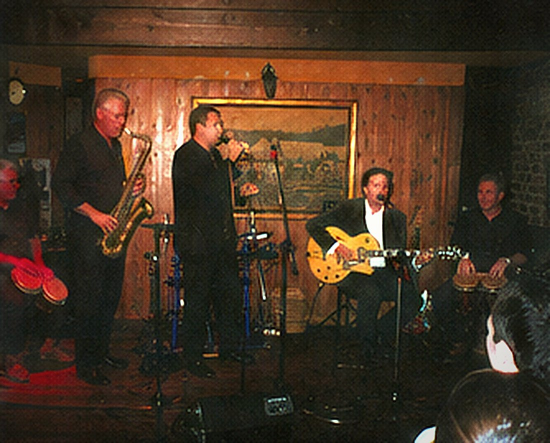
#> input picture assets/img/band-quintet.jpg, 1100 x 886 px, given in place of photo scan 1.jpeg, which was not available (shown at 1/2 size)
$ python process_photos.py
#> lines starting #> are read from the running program, lines starting #| are printed output that depends on the picture; pictures that were not available may be replaced by others from this repository, and a replacement may not be noted
### tools/archival.py
"""Shared archival image treatment."""
#!/usr/bin/env python3
"""Turn the two St Andrews Pub scans into a set of archival plates for the site."""
import os, math
from PIL import Image, ImageEnhance, ImageOps, ImageFilter, ImageChops

SRC = "/mnt/user-data/uploads/Frankie Velvet"
OUT = "/home/claude/frankievelvet/assets/img"
os.makedirs(OUT, exist_ok=True)

def trim_scanner_border(im, tol=26):
    """Drop the near-white scanner margin and any near-black lid band."""
#> called with tol = 26
    g = im.convert("L")
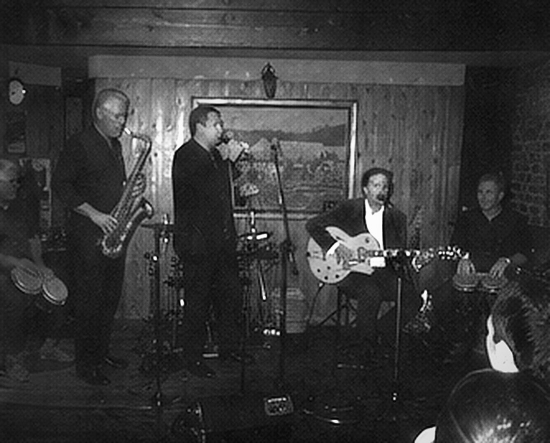
#> g: PIL image 1100x886 L (shown at 1/2 size); min 0, max 255, mean 56
    w, h = g.size
#> w = 1100; h = 886
    px = g.load()
    step = max(1, w // 400)
#> step = 2

    def row_is_margin(y):
        vals = [px[x, y] for x in range(0, w, step)]
#> vals = 550 items
        light = sum(1 for v in vals if v > 232) / len(vals)
#> light = 0
        dark = sum(1 for v in vals if v < 14) / len(vals)
#> dark = 0.0182
        return light > 0.82 or dark > 0.92

    def col_is_margin(x):
        vals = [px[x, y] for y in range(0, h, step)]
        light = sum(1 for v in vals if v > 232) / len(vals)
        dark = sum(1 for v in vals if v < 14) / len(vals)
        return light > 0.82 or dark > 0.92

    top = 0
    while top < h // 4 and row_is_margin(top):
        top += 1
#> after the loop, top = 0
    bot = h - 1
#> bot = 885
    while bot > 3 * h // 4 and row_is_margin(bot):
        bot -= 1
#> this loop made 0 passes
#> after the loop, bot = 885
    left = 0
#> left = 0
    while left < w // 4 and col_is_margin(left):
#> in col_is_margin, `vals = [px[x, y] for y in range(0, h, step)]`: vals = 443 items
#> in col_is_margin, `light = sum(1 for v in vals if v > 232) / len(vals)`: light = 0
#> in col_is_margin, `dark = sum(1 for v in vals if v < 14) / len(vals)`: dark = 0.00226
        left += 1
#> after the loop, left = 0
    right = w - 1
#> right = 1099
    while right > 3 * w // 4 and col_is_margin(right):
        right -= 1
#> after the loop, right = 1099
    pad = int(w * 0.004)
#> pad = 4
    return im.crop((left + pad, top + pad, right - pad, bot - pad))
#|   trimmed to (1091, 877)


def grade(im, lift=0.075, warmth=1.02, sat=0.88, gamma=0.76, vig=0.32, grain=7):
    """Faded-archive grade: open the shadows, warm it, pull the saturation, vignette, grain."""
#> called with lift = 0.075, warmth = 1.02, sat = 0.88, gamma = 0.76, vig = 0.32, grain = 7
    im = im.convert("RGB")

    # gamma lift so the very dark pub interior reads
    lut = [min(255, int(255 * ((i / 255) ** gamma))) for i in range(256)]
    im = im.point(lut * 3)

    # gentle per-channel autocontrast keeps the reds from clipping
    im = ImageOps.autocontrast(im, cutoff=(0.4, 0.6))

    # shadow lift, weighted so the blacks go warm brown rather than green
    L = lift * 255
    r, g, b = im.split()
#> g: PIL image 1091x877 L
    r = r.point(lambda i: min(255, int(i * (1.03 * warmth) + L * 1.00)))
    g = g.point(lambda i: min(255, int(i * 0.985 + L * 0.78)))
    b = b.point(lambda i: min(255, int(i * (0.930 / warmth) + L * 0.58)))
    im = Image.merge("RGB", (r, g, b))

    im = ImageEnhance.Color(im).enhance(sat)
    im = ImageEnhance.Contrast(im).enhance(1.06)

    # vignette
    w, h = im.size
#> w = 1091; h = 877
    mask = Image.new("L", (w, h), 0)
#> mask: PIL image 1091x877 L; every value is 0
    mpx = mask.load()
    cx, cy = w / 2, h / 2
#> cx = 545.5; cy = 438.5
    mx = math.hypot(cx, cy)
#> mx = 699.9
    for y in range(0, h, 2):
        for x in range(0, w, 2):
            d = math.hypot(x - cx, y - cy) / mx
            v = int(255 * max(0.0, 1 - vig * (d ** 2.4)))
            mpx[x, y] = v
            if x + 1 < w: mpx[x + 1, y] = v
            if y + 1 < h:
                mpx[x, y + 1] = v
                if x + 1 < w: mpx[x + 1, y + 1] = v
    mask = mask.filter(ImageFilter.GaussianBlur(w / 60))
    black = Image.new("RGB", (w, h), (26, 18, 14))
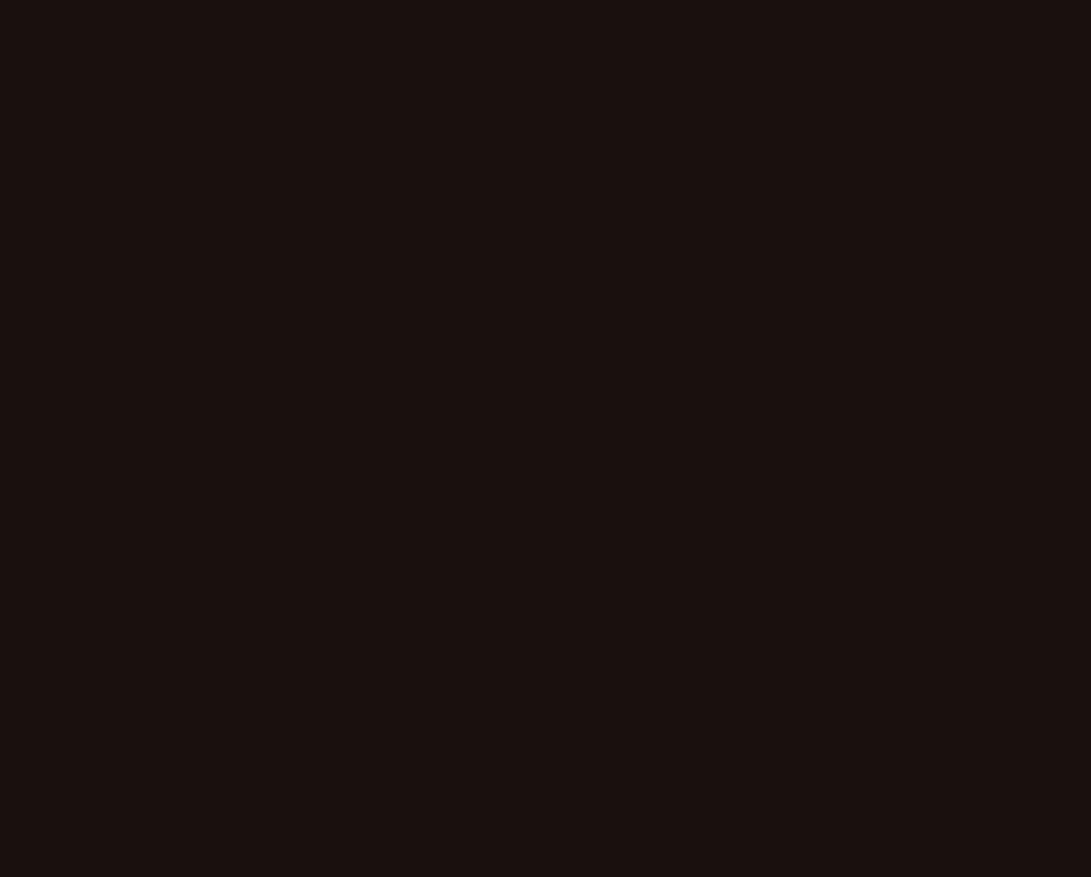
#> black: PIL image 1091x877 RGB; mean R, G, B 26, 18, 14
    im = Image.composite(im, black, mask)

    # film grain
    if grain:
        import random
        n = Image.effect_noise((w, h), grain).convert("L")
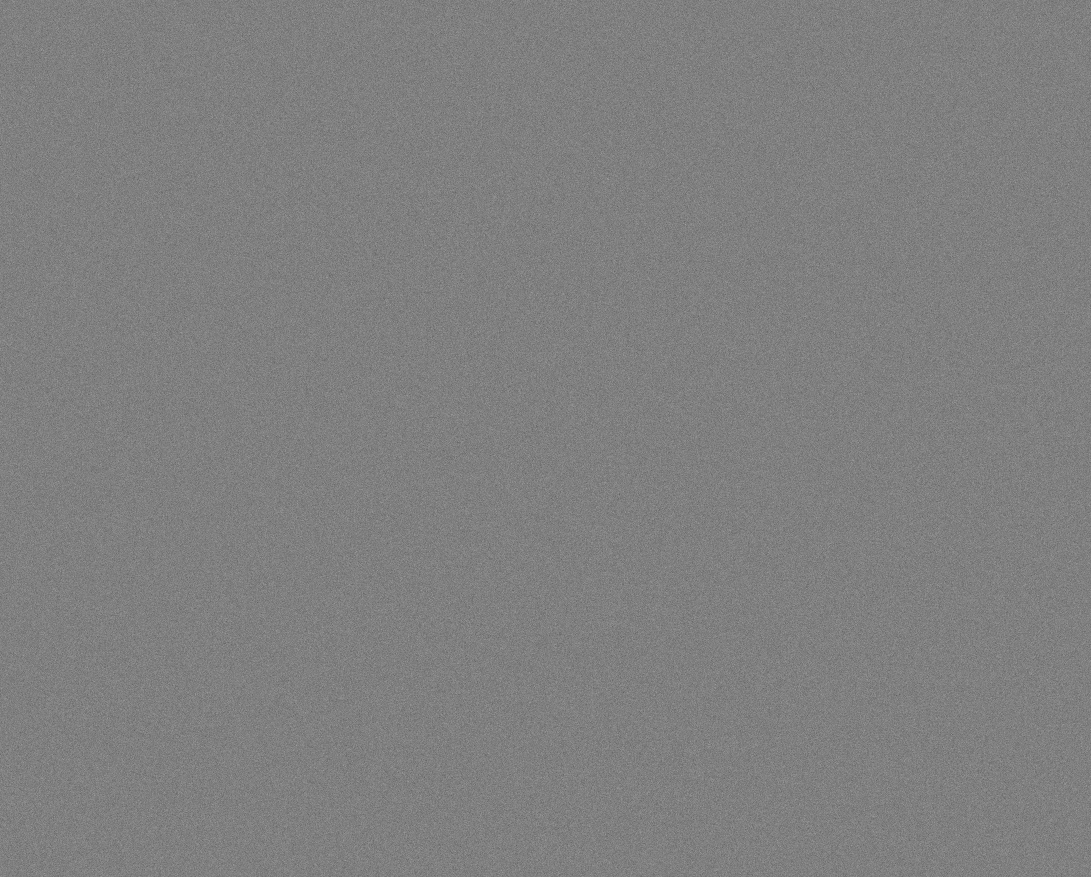
#> n: PIL image 1091x877 L; min 95, max 160, mean 127.5
        n = n.point(lambda i: 128 + (i - 128) * 0.55)
        im = ImageChops.overlay(im, Image.merge("RGB", (n, n, n)))
        im = Image.blend(im, im.filter(ImageFilter.GaussianBlur(0.4)), 0.25)

    return im


def save(im, name, width, quality=84):
#> called with name = 'band-full-1994.jpg', width = 1800, quality = 84
    im = im.copy()
    if im.width > width:
        im = im.resize((width, round(im.height * width / im.width)), Image.LANCZOS)
    im = im.filter(ImageFilter.UnsharpMask(radius=1.6, percent=58, threshold=3))
    path = os.path.join(OUT, name)
    im.save(path, "JPEG", quality=quality, optimize=True, progressive=True)
    print(f"  {name:38s} {im.width}x{im.height}  {os.path.getsize(path)//1024}kb")
#|   band-full-1994.jpg                     1091x877  199kb


def frac(im, l, t, r, b):
#> called with l = 0.02, t = 0.1, r = 0.86, b = 0.99
    w, h = im.size
#> w = 1091; h = 877
    return im.crop((int(w * l), int(h * t), int(w * r), int(h * b)))
#> returned value: PIL image 917x781 RGB

### tools/process_photos.py
#!/usr/bin/env python3
"""Turn the two St Andrews Pub scans into archival plates."""
import os
from PIL import Image, ImageOps
from archival import SRC, OUT, trim_scanner_border, grade, save, frac

print("photo scan 1 (the quartet)")
a = trim_scanner_border(Image.open(os.path.join(SRC, "photo scan 1.jpeg")))
print("  trimmed to", a.size)
ga = grade(a)
save(ga, "band-full-1994.jpg", 1800)
save(frac(ga, 0.02, 0.10, 0.86, 0.99), "band-hero.jpg", 2000, 86)
#|   band-hero.jpg                          917x781  169kb
save(frac(ga, 0.30, 0.16, 0.56, 0.98), "frankie-portrait.jpg", 900)
#|   frankie-portrait.jpg                   283x719  48kb
save(frac(ga, 0.53, 0.22, 0.83, 0.90), "guitar-detail.jpg", 1100)
#|   guitar-detail.jpg                      327x597  46kb
save(frac(ga, 0.05, 0.24, 0.30, 0.95), "percussion-detail.jpg", 900)
#|   percussion-detail.jpg                  273x623  36kb
save(frac(ga, 0.26, 0.18, 0.62, 0.62), "frankie-mic-crop.jpg", 900)
#> in frac (call 5), `return im.crop((int(w * l), int(h * t), int(w * r), int(h * b)))`:
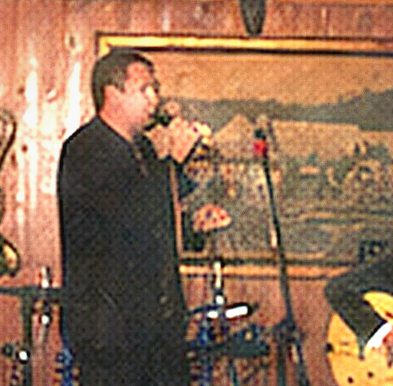
#> returned value: PIL image 393x386 RGB; mean R, G, B 146.6, 110.7, 85
#|   frankie-mic-crop.jpg                   393x386  41kb

print("St Andrews Pub (with the Velvettes)")
b = trim_scanner_border(Image.open(os.path.join(SRC, "St Andrews Pub.jpeg")))
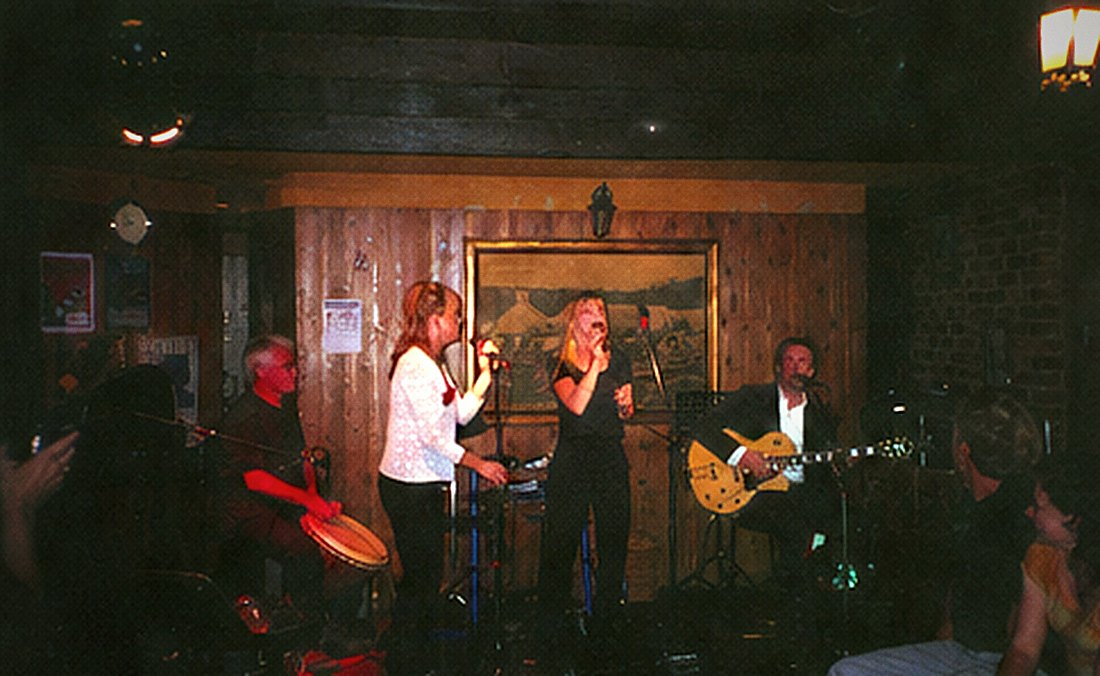
#> input picture assets/img/band-wide-1997.jpg, 1100 x 676 px, given in place of St Andrews Pub.jpeg, which was not available
#> call 2 of trim_scanner_border, with tol = 26
#> in trim_scanner_border (call 2), `g = im.convert("L")`:
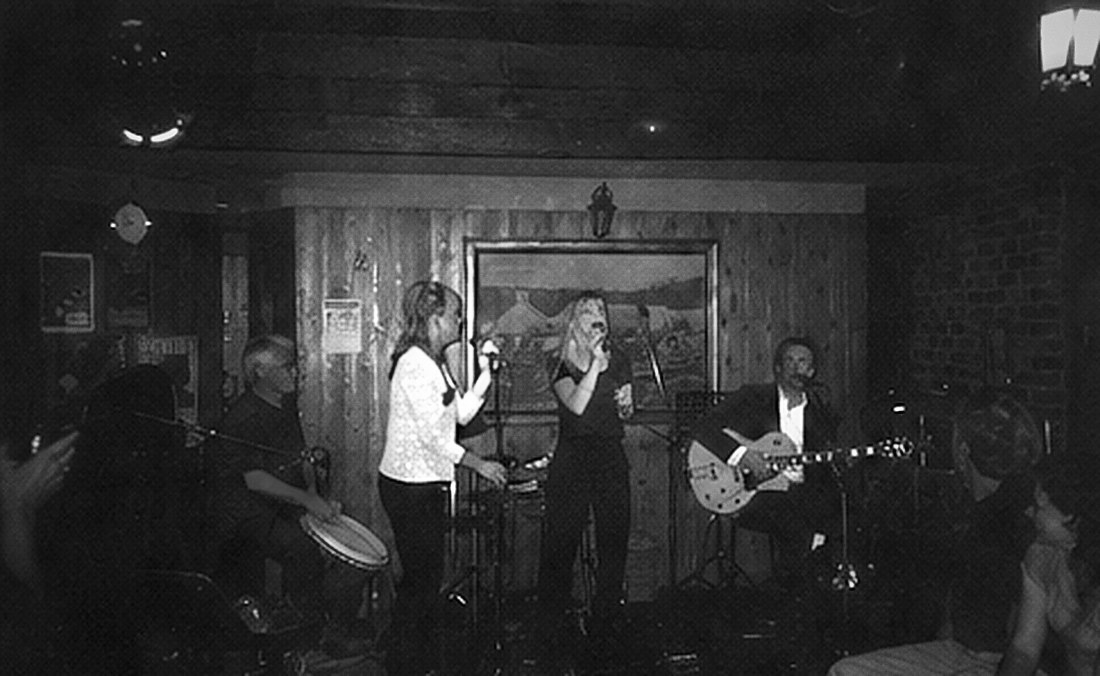
#> g: PIL image 1100x676 L; min 0, max 255, mean 47.5
#> in trim_scanner_border (call 2), `bot = h - 1`: bot = 675
#> after the loop in trim_scanner_border (call 2), `while left < w // 4 and col_is_margin(left):`: left = 0
#> after the loop in trim_scanner_border (call 2), `while right > 3 * w // 4 and col_is_margin(right):`: right = 1099
print("  trimmed to", b.size)
#|   trimmed to (1091, 667)
gb = grade(b, vig=0.36, gamma=0.66, lift=0.085)
#> call 2 of grade, with lift = 0.085, warmth = 1.02, sat = 0.88, gamma = 0.66, vig = 0.36, grain = 7
#> in grade (call 2), `im = Image.merge("RGB", (r, g, b))`:
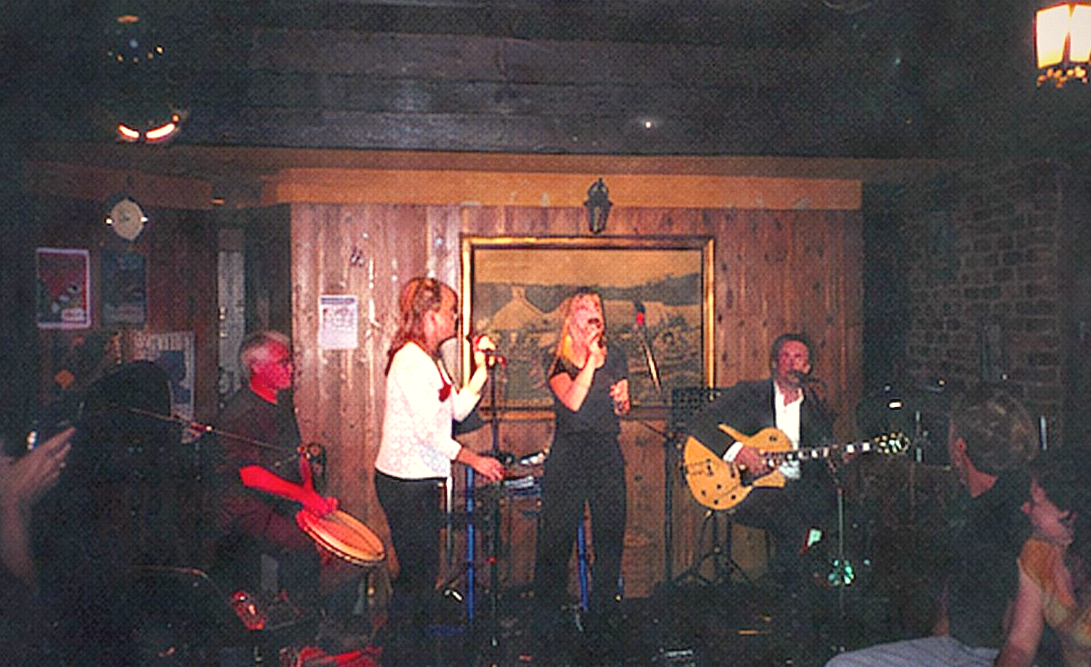
#> im: PIL image 1091x667 RGB; mean R, G, B 86.4, 70, 69.2
#> in grade (call 2), `mask = Image.new("L", (w, h), 0)`: mask: PIL image 1091x667 L; every value is 0
save(gb, "st-andrews-full.jpg", 1800)
#|   st-andrews-full.jpg                    1091x667  161kb
save(frac(gb, 0.42, 0.16, 0.72, 0.86), "velvettes.jpg", 1000)
#|   velvettes.jpg                          327x467  43kb
#|   guitar-stage-right.jpg                 316x413  29kb
#|   room-detail.jpg                        283x454  37kb
#|   st-andrews-wide.jpg                    873x567  117kb
save(frac(gb, 0.66, 0.18, 0.95, 0.80), "guitar-stage-right.jpg", 1000)
save(frac(gb, 0.30, 0.22, 0.56, 0.90), "room-detail.jpg", 900)
save(frac(gb, 0.20, 0.10, 1.00, 0.95), "st-andrews-wide.jpg", 1800)

# a duotone plate for the masthead / ephemera use
print("duotone plate")
d = ImageOps.grayscale(frac(ga, 0.02, 0.10, 0.86, 0.99))
d = ImageOps.autocontrast(d, cutoff=2)
d = ImageOps.colorize(d, black="#2a1a12", mid="#8a5a2c", white="#f2e6d0")
save(d, "band-duotone.jpg", 1600)
#|   band-duotone.jpg                       917x781  140kb
print("done")
